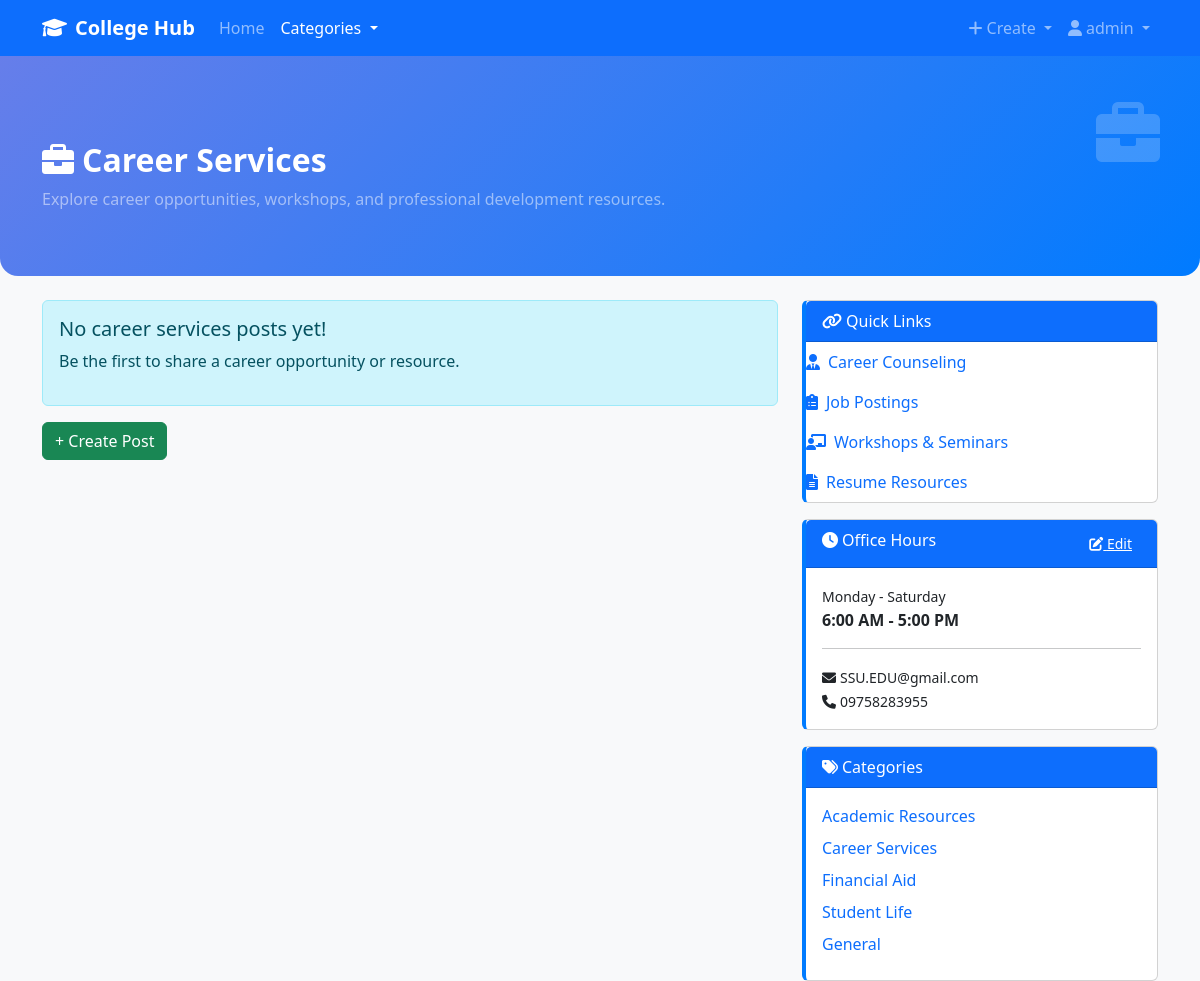
The page /career_services.php (signed in) on the database its author committed.
### tables this page shows
CREATE TABLE `office_hours` (
  `id` int(11) NOT NULL,
  `days` varchar(100) NOT NULL,
  `start_time` time NOT NULL,
  `end_time` time NOT NULL,
  `email` varchar(100) NOT NULL,
  `phone` varchar(30) NOT NULL
);

### config.php (called while the page is built, shortened)
<?php
function isLoggedIn() {
    return isset($_SESSION['user_id']);
}
function isAdmin() {
    return isset($_SESSION['user_type']) && $_SESSION['user_type'] === 'admin';
}
?>

### career_services.php (the view, shortened to what this page needs)
<?php
require_once 'config.php';
$categories = [
    ['name' => 'Academic Resources', 'link' => 'academic_resources.php', 'color' => '#28a745'],
    ['name' => 'Career Services', 'link' => 'career_services.php', 'color' => '#007bff'],
    ['name' => 'Financial Aid', 'link' => 'financial_aid.php', 'color' => '#ffc107'],
    ['name' => 'Student Life', 'link' => 'student_life.php', 'color' => '#dc3545'],
    ['name' => 'General', 'link' => 'general.php', 'color' => '#6c757d']
];
$career_category_id = 2;
$stmt = $pdo->prepare("SELECT * FROM posts WHERE category_id = ? ORDER BY created_at DESC");
$stmt->execute([$career_category_id]);
$posts = $stmt->fetchAll();
$office = $pdo->query("SELECT * FROM office_hours WHERE id=1")->fetch(PDO::FETCH_ASSOC);
?>
<!DOCTYPE html>
<html lang="en">
<head>
    <link href="https://cdnjs.cloudflare.com/ajax/libs/font-awesome/6.0.0/css/all.min.css" rel="stylesheet">
    <link href="https://cdnjs.cloudflare.com/ajax/libs/bootstrap/5.3.0/css/bootstrap.min.css" rel="stylesheet">
</head>
<body>
    <nav class="navbar navbar-expand-lg navbar-dark bg-primary sticky-top">
        <div class="container">
            <a class="navbar-brand fw-bold" href="index.php">
                <i class="fas fa-graduation-cap me-2"></i>College Hub
            </a>
            <div class="collapse navbar-collapse" id="navbarNav">
                <ul class="navbar-nav me-auto">
                    <li class="nav-item">
                        <a class="nav-link" href="index.php">Home</a>
                    </li>
                    <li class="nav-item dropdown">
                        <a class="nav-link dropdown-toggle active" href="#" role="button" data-bs-toggle="dropdown">
                            Categories
                        </a>
                    </li>
                </ul>
                <ul class="navbar-nav">
                    <?php if (function_exists('isLoggedIn') && isLoggedIn()): ?>
                        <li class="nav-item dropdown">
                            <a class="nav-link dropdown-toggle" href="#" role="button" data-bs-toggle="dropdown">
                                <i class="fas fa-plus me-1"></i>Create
                            </a>
                        </li>
                        <li class="nav-item dropdown">
                            <a class="nav-link dropdown-toggle" href="#" role="button" data-bs-toggle="dropdown">
                                <i class="fas fa-user me-1"></i><?= htmlspecialchars($_SESSION['username'] ?? 'User') ?>
                            </a>
                        </li>
                    <?php endif; ?>
                </ul>
            </div>
        </div>
    </nav>
    <div class="hero-section position-relative mb-4">
        <div class="container hero-content">
            <h2 class="fw-bold text-white mb-2"><i class="fas fa-briefcase me-2"></i>Career Services</h2>
            <p class="text-white-50 mb-0">
                Explore career opportunities, workshops, and professional development resources.
            </p>
        </div>
        <span class="hero-icon"><i class="fas fa-briefcase"></i></span>
    </div>
    <div class="container">
        <div class="row">
            <div class="col-lg-8">
                <?php if (empty($posts)): ?>
                    <div class="alert alert-info">
                        <h5>No career services posts yet!</h5>
                        <p>Be the first to share a career opportunity or resource.</p>
                    </div>
                <?php endif; ?>
                <a href="create_post.php?category=Career_Services" class="btn btn-success mb-4">+ Create Post</a>
            </div>
            <div class="col-lg-4 sidebar">
                <div class="card mb-3">
                    <div class="card-header bg-primary text-white">
                        <i class="fas fa-link me-1"></i>Quick Links
                    </div>
                    <ul class="list-group list-group-flush">
                        <li class="list-group-item">
                            <a href="#" class="text-decoration-none"><i class="fas fa-user-tie me-2"></i>Career Counseling</a>
                        </li>
                        <li class="list-group-item">
                            <a href="#" class="text-decoration-none"><i class="fas fa-clipboard-list me-2"></i>Job Postings</a>
                        </li>
                        <li class="list-group-item">
                            <a href="#" class="text-decoration-none"><i class="fas fa-chalkboard-teacher me-2"></i>Workshops & Seminars</a>
                        </li>
                        <li class="list-group-item">
                            <a href="#" class="text-decoration-none"><i class="fas fa-file-alt me-2"></i>Resume Resources</a>
                        </li>
                    </ul>
                </div>
                <div class="card mb-3">
                    <div class="card-header bg-primary text-white">
                        <i class="fas fa-clock me-1"></i>Office Hours
                        <?php if (function_exists('isAdmin') && isAdmin()): ?>
                            <a href="create_office_hours.php" class="btn btn-link btn-sm float-end text-white" style="text-decoration:underline">
                                <i class="fas fa-edit"></i> Edit
                            </a>
                        <?php endif; ?>
                    </div>
                    <div class="card-body">
                        <?php if ($office): ?>
                            <small><?= htmlspecialchars($office['days']) ?></small><br>
                            <strong><?= date('g:i A', strtotime($office['start_time'])) ?> - <?= date('g:i A', strtotime($office['end_time'])) ?></strong>
                            <hr>
                            <small><i class="fas fa-envelope me-1"></i><?= htmlspecialchars($office['email']) ?></small>
                            <br>
                            <small><i class="fas fa-phone me-1"></i><?= htmlspecialchars($office['phone']) ?></small>
                        <?php else: ?>
                            <small>No office hours set.</small>
                        <?php endif; ?>
                    </div>
                </div>
                <div class="card">
                    <div class="card-header bg-primary text-white">
                        <i class="fas fa-tags me-1"></i>Categories
                    </div>
                    <div class="card-body">
                        <?php foreach ($categories as $category): ?>
                            <a href="<?= $category['link'] ?>" class="d-block text-decoration-none mb-2">
                                <?= htmlspecialchars($category['name']) ?>
                            </a>
                        <?php endforeach; ?>
                    </div>
                </div>
            </div>
        </div>
    </div>
</body>
</html>

### career_services.php (style rules this page uses)
body { background-color: #f8f9fa; }
.hero-section { background: linear-gradient(135deg, #667eea 0%, #007bff 100%); padding: 60px 0 40px 0; min-height: 220px; display: flex; align-items: center; border-radius: 0 0 18px 18px; margin-bottom: 2rem; }
.hero-icon { font-size: 4rem; color: #fff; opacity: 0.2; position: absolute; right: 40px; top: 30px; z-index: 0; animation: float 5s infinite linear; }
.hero-content { position: relative; z-index: 2; }
.sidebar .card { border-left: 4px solid #007bff; }
.sidebar .list-group-item { border: none; background: none; padding-left: 0; }

### rows shown on the page
office_hours: days "Monday - Saturday", start_time "6:00 AM", end_time "5:00 PM", email "SSU.EDU@gmail.com", phone "09758283955"

### other values the page prints
$_SESSION['username'] "admin"
$category['name'] "Academic Resources"
$category['name'] "Career Services"
$category['name'] "Financial Aid"
$category['name'] "Student Life"
$category['name'] "General"
